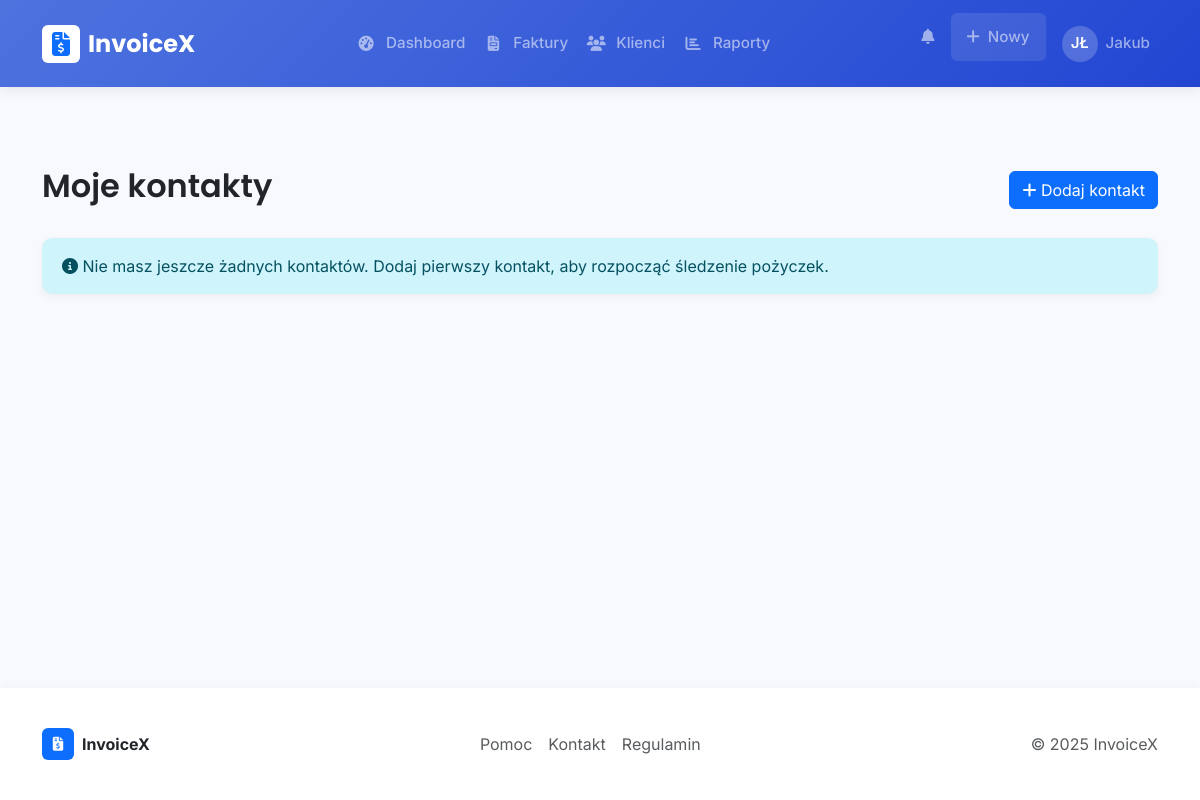
/contacts/ (signed in), run on an earlier commit of the app's database.
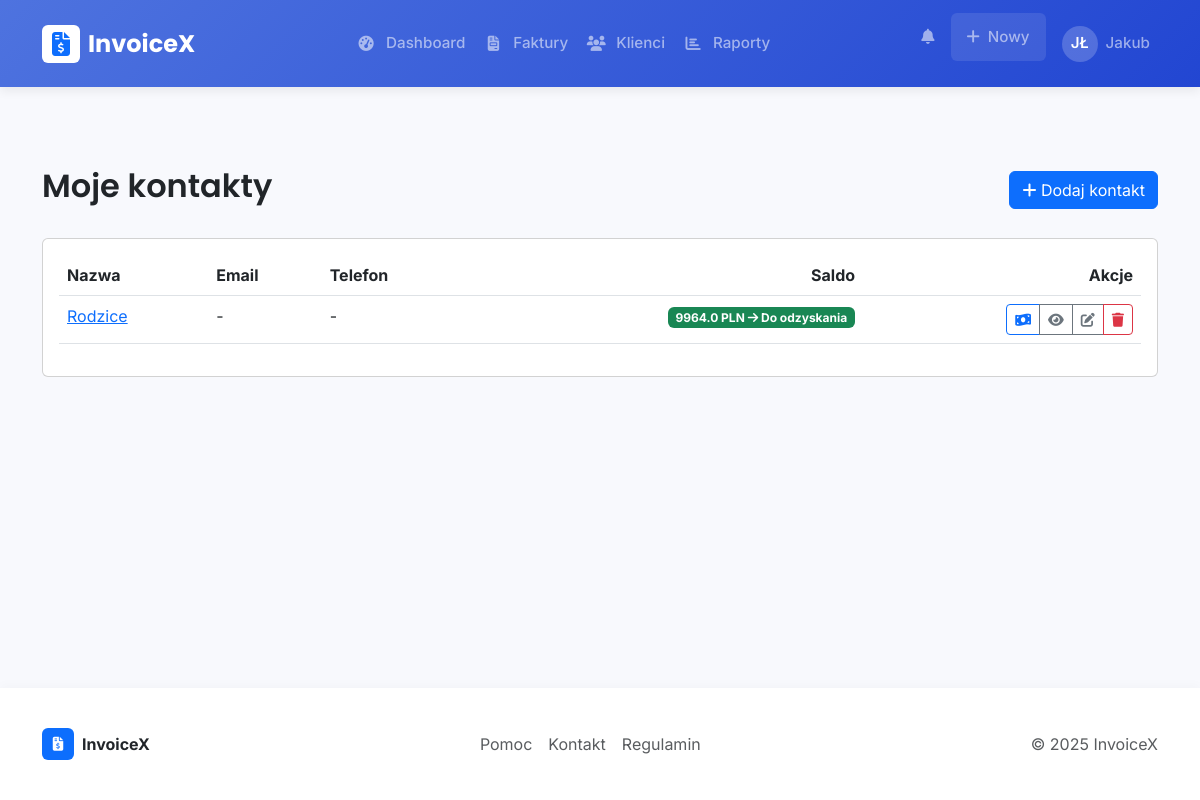
And on a later commit of the database.
### app/models/contact.py (models this page shows, shortened)
class Contact(db.Model):
    __tablename__ = 'contacts'
    id = db.Column(db.Integer, primary_key=True)
    user_id = db.Column(db.Integer, db.ForeignKey('users.id'), nullable=False)
    name = db.Column(db.String(100), nullable=False)
    email = db.Column(db.String(120), nullable=True)
    phone = db.Column(db.String(20), nullable=True)
    notes = db.Column(db.Text, nullable=True)
    created_at = db.Column(db.DateTime, default=datetime.utcnow, nullable=False)
    updated_at = db.Column(db.DateTime, default=datetime.utcnow, onupdate=datetime.utcnow, nullable=False)
    user = db.relationship('User', backref=db.backref('contacts', lazy=True))
    def get_balance(self):
        from app.models.transaction import Transaction
        return Transaction.get_balance_with_contact(self.user_id, self.id)

### app/routes/contact.py (the view)
@contact_bp.route('/')
@login_required
def index():
    contacts = Contact.query.filter_by(user_id=current_user.id).order_by(Contact.name).all()
    for contact in contacts:
        contact.balance = contact.get_balance()
    return render_template('contact/index.html', contacts=contacts)

### app/models/transaction.py (called while the page is built)
    @staticmethod
    def get_balance_with_contact(user_id, contact_id):
        transactions = Transaction.query.filter_by(user_id=user_id, contact_id=contact_id).all()
        balance = 0
        for transaction in transactions:
            if transaction.transaction_type == TransactionType.LENT_TO:
                balance += float(transaction.amount)
            elif transaction.transaction_type == TransactionType.RECEIVED_FROM:
                balance -= float(transaction.amount)
        return balance

### app/models/user.py (called while the page is built)
@login_manager.user_loader
def load_user(user_id):
    return User.query.get(user_id)

### app/templates/contact/index.html (shortened to what this page needs)
{% extends "layout.html" %}
{% block content %}
<div class="container py-4">
  <div class="d-flex justify-content-between align-items-center mb-4">
    <h2>Moje kontakty</h2>
    <a href="{{ url_for('contact.new') }}" class="btn btn-primary">
      <i class="fas fa-plus"></i> Dodaj kontakt
    </a>
  </div>
  {% if contacts %}
  <div class="card">
    <div class="card-body">
      <div class="table-responsive">
        <table class="table table-hover">
          <thead>
            <tr>
              <th>Nazwa</th>
              <th>Email</th>
              <th>Telefon</th>
              <th class="text-end">Saldo</th>
              <th class="text-end">Akcje</th>
            </tr>
          </thead>
          <tbody>
            {% for contact in contacts %}
            <tr>
              <td>
                <a href="{{ url_for('contact.view', id=contact.id) }}">{{ contact.name }}</a>
              </td>
              <td>{{ contact.email or '-' }}</td>
              <td>{{ contact.phone or '-' }}</td>
              <td class="text-end">
                <span class="badge {% if contact.balance > 0 %}bg-success{% elif contact.balance < 0 %}bg-danger{% else %}bg-secondary{% endif %}">
                  {{ contact.balance|abs|round(2) }} PLN
                  {% if contact.balance > 0 %}
                    <i class="fas fa-arrow-right"></i> Do odzyskania
                  {% elif contact.balance < 0 %}
                    <i class="fas fa-arrow-left"></i> Do oddania
                  {% else %}
                    <i class="fas fa-equals"></i> Rozliczone
                  {% endif %}
                </span>
              </td>
              <td class="text-end">
                <div class="btn-group" role="group">
                  <a href="{{ url_for('transaction.new', contact_id=contact.id) }}" class="btn btn-sm btn-outline-primary" title="Dodaj transakcję">
                    <i class="fas fa-money-bill-wave"></i>
                  </a>
                  <a href="{{ url_for('contact.view', id=contact.id) }}" class="btn btn-sm btn-outline-secondary" title="Szczegóły">
                    <i class="fas fa-eye"></i>
                  </a>
                  <a href="{{ url_for('contact.edit', id=contact.id) }}" class="btn btn-sm btn-outline-secondary" title="Edytuj">
                    <i class="fas fa-edit"></i>
                  </a>
                  <button type="button" class="btn btn-sm btn-outline-danger" title="Usuń" data-bs-toggle="modal" data-bs-target="#deleteModal{{ contact.id }}">
                    <i class="fas fa-trash"></i>
                  </button>
                </div>
              </td>
            </tr>
            {% endfor %}
          </tbody>
        </table>
      </div>
    </div>
  </div>
  {% else %}
  <div class="alert alert-info">
    <i class="fas fa-info-circle"></i> Nie masz jeszcze żadnych kontaktów. Dodaj pierwszy kontakt, aby rozpocząć śledzenie pożyczek.
  </div>
  {% endif %}
</div>
{% endblock %}

What changed in the data, as far as the page shows it:
added Contact: name "Rodzice", email "-", phone "-", balance|abs "9964.0"
Also different on the page:
text no longer shown: "Nie masz jeszcze żadnych kontaktów. Dodaj pierwszy kontakt, aby rozpocząć śledzenie pożyczek."
text now shown: "Nazwa Email Telefon Saldo Akcje"
